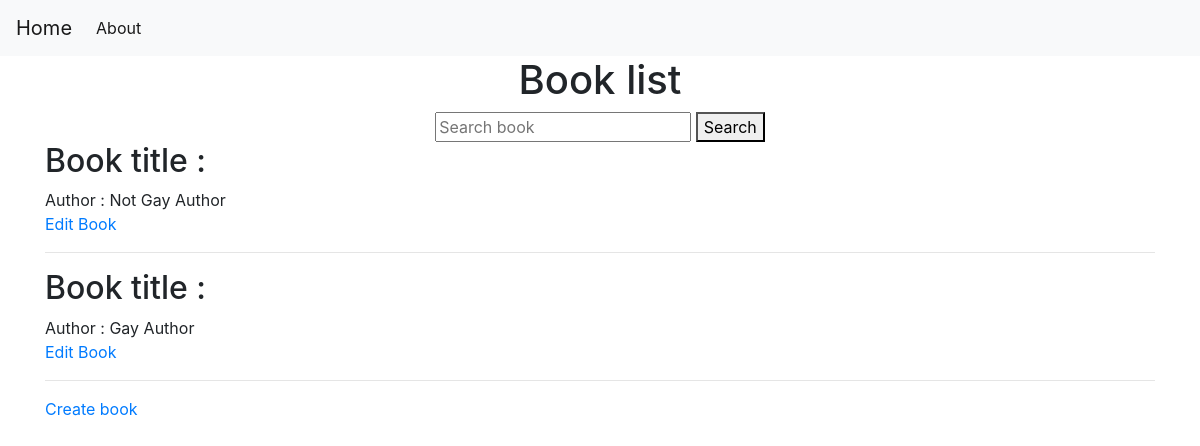
/book, run on an earlier commit of the app's database.
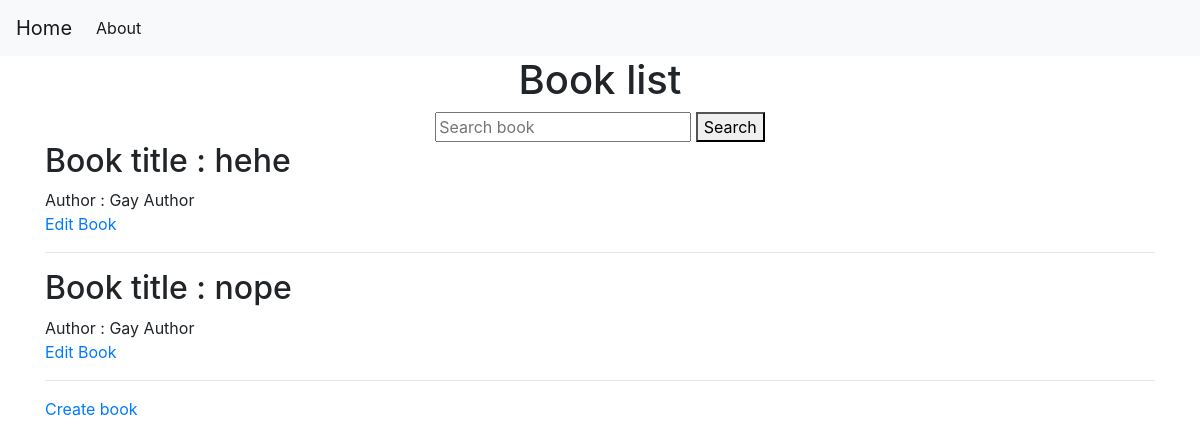
And on a later commit of the database.
### tables this page shows
CREATE TABLE book (
    bookid INTEGER PRIMARY KEY ,
    title TEXT NOT NULL,
    authorid INTEGER,
    FOREIGN KEY(authorid) REFERENCES author(authorid)
);

CREATE TABLE author (
    authorid INTEGER PRIMARY KEY ,
    name TEXT NOT NULL,
    priority TEXT NOT NULL
);

### app.py (the view)
@app.route('/book')
def showbook():
    conn = get_db_connection()
    books = conn.execute('SELECT * FROM book').fetchall()
    authors = conn.execute('SELECT * FROM author').fetchall()
    conn.close()
    return render_template('show_book.html', books=books,authors=authors)

### app.py (called while the page is built)
def get_db_connection():
    conn = sqlite3.connect('database.db')
    conn.row_factory = sqlite3.Row
    return conn

### templates/show_book.html (shortened to what this page needs)
{% extends 'base.html' %}
{% block content %}
{% autoescape false %}
    <h1>{% block title %} <center> Book list </center> {% endblock %}</h1>
    <center>
    <form action="{{ url_for('searchbook') }}" method ="post">
        <input name="title" type="id" placeholder="Search book" />
        <button>Search</button>
    </form>
    </center>
    {% for book in books %}
            <h2>Book title : {{ book.title }}</h2>
            {% for author in authors %}
                {% if book.authorid == author.authorid%}
                    Author : {{ author.name }}
                {% endif %}
            {% endfor %}
        <br>
        <a href="{{ url_for('editbook',id= book.bookid) }}">Edit Book</a>
        <hr>
    {% endfor %}
    <a href="{{ url_for('createbook')}}">Create book</a>
    {% endautoescape %}
{% endblock %}

What changed in the data, as far as the page shows it:
changed book: loses author (name "Not Gay Author"); title (not shown) → "hehe"; gains author (name "Gay Author")
changed book: title (not shown) → "nope"
